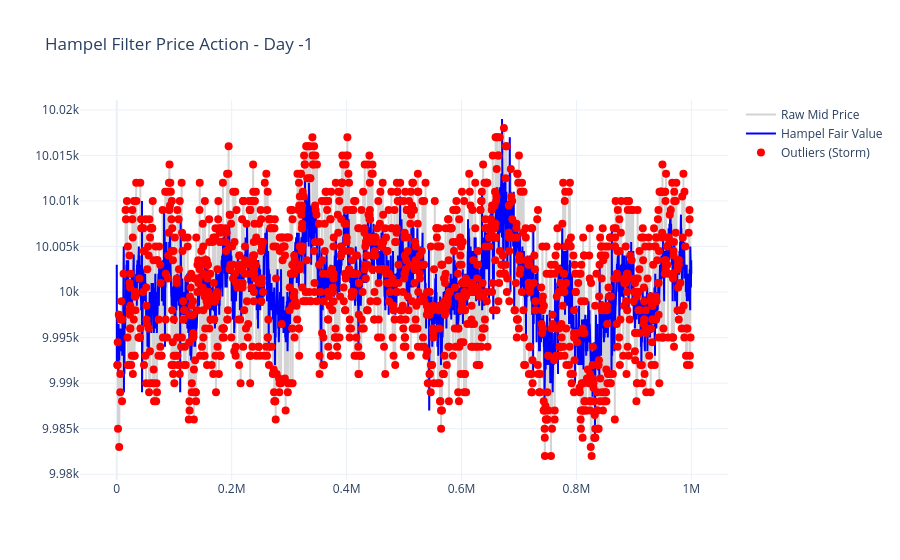

Source (notebook cell):
### Code cell
import numpy as np
import pandas as pd
import scipy.stats as stats
from statsmodels.stats.diagnostic import acorr_ljungbox
import plotly.graph_objects as go

def hampel_filter_pandas(series, window_size=17, n_sigma=3):
    """
    Fast Hampel Filter implementation using pandas rolling windows.
    
    Parameters:
    - series: pd.Series, the price data
    - window_size: int, size of the window (should be odd)
    - n_sigma: float, threshold for outlier detection (standard is 3)
    
    Returns:
    - filtered_series: pd.Series with outliers replaced by rolling median
    - outliers: pd.Series (boolean mask) indicating where outliers were found
    """
    # 1. Calculate rolling median
    L = window_size // 2
    rolling_median = series.rolling(window=window_size, center=True).median()
    
    # 2. Calculate rolling Median Absolute Deviation (MAD)
    # MAD = median(|x_i - median(x)|)
    rolling_mad = series.rolling(window=window_size, center=True).apply(
        lambda x: np.median(np.abs(x - np.median(x))), raw=True
    )
    
    # 3. Scale MAD to be consistent with standard deviation (sigma)
    # For a normal distribution, sigma is approx 1.4826 * MAD
    constant = 1.4826
    rolling_sigma = constant * rolling_mad
    
    # 4. Identify outliers
    # Deviation from median > n_sigma * sigma
    outlier_mask = np.abs(series - rolling_median) > (n_sigma * rolling_sigma)
    
    # 5. Replace outliers with the rolling median
    filtered_series = series.copy()
    filtered_series[outlier_mask] = rolling_median[outlier_mask]
    
    return filtered_series, outlier_mask

# --- Main Analysis Loop ---
days = [-1, -2, 0]
window_size = 17 
n_sigma_threshold = 3 # Adjust to 2.0 for tighter filtering of the bid-ask bounce

for day in days:
    # Filter for the specific product and day
    subset = df_total[(df_total['product'] == "ASH_COATED_OSMIUM") & (df_total['day'] == day)].copy()
    
    if subset.empty:
        continue
    
    # Clean data
    subset['mid_price'] = subset['mid_price'].replace(0, np.nan)
    
    # Apply Hampel Filter
    # We apply this to the mid_price to find the 'Fair Value'
    subset['hampel_mid'], outliers = hampel_filter_pandas(
        subset['mid_price'], 
        window_size=window_size, 
        n_sigma=n_sigma_threshold
    )
    
    # Calculate Residuals (Noise)
    # Noise = Actual Price - Filtered Fair Value
    subset['hampel_residuals'] = subset['mid_price'] - subset['hampel_mid']
    res_clean = subset['hampel_residuals'].dropna()

    if not res_clean.empty:
        # Statistical Tests
        # 1. Ljung-Box for Signal Leakage
        lb_p = acorr_ljungbox(res_clean, lags=[10])['lb_pvalue'].iloc[0]
        
        # 2. Laplace Fit Test
        loc_lap, scale_lap = stats.laplace.fit(res_clean)
        _, laplace_p = stats.kstest(res_clean, 'laplace', args=(loc_lap, scale_lap))
        
        # 3. Kurtosis (Targeting ~3.0 for Laplace)
        kurt = stats.kurtosis(res_clean)

        print(f"\n--- Hampel Analysis: Day {day} ---")
        print(f"Outliers detected: {outliers.sum()} ({100*outliers.sum()/len(subset):.2f}%)")
        print(f"Ljung-Box p: {lb_p:.5f} ({'White Noise' if lb_p > 0.05 else 'Signal Leakage'})")
        print(f"Laplace KS p: {laplace_p:.5f}")
        print(f"Excess Kurtosis: {kurt:.2f}")
        print("-" * 35)

        # Plot 1: The Filtering Effect
        fig_price = go.Figure()
        fig_price.add_trace(go.Scatter(x=subset['timestamp'], y=subset['mid_price'], name='Raw Mid Price', line=dict(color='lightgray')))
        fig_price.add_trace(go.Scatter(x=subset['timestamp'], y=subset['hampel_mid'], name='Hampel Fair Value', line=dict(color='blue')))
        fig_price.add_trace(go.Scatter(x=subset['timestamp'][outliers], y=subset['mid_price'][outliers], 
                                      mode='markers', name='Outliers (Storm)', marker=dict(color='red', size=8)))
        fig_price.update_layout(title=f"Hampel Filter Price Action - Day {day}", template='plotly_white')
        fig_price.show()

        # Plot 2: Residual Distribution
        fig_dist = go.Figure()
        fig_dist.add_trace(go.Histogram(x=res_clean, histnorm='probability density', name='Hampel Residuals', marker_color='gray'))
        
        # Overlay Laplace Fit
        x_range = np.linspace(res_clean.min(), res_clean.max(), 100)
        fig_dist.add_trace(go.Scatter(x=x_range, y=stats.laplace.pdf(x_range, loc_lap, scale_lap), name='Laplace Fit', line=dict(color='red')))
        
        fig_dist.update_layout(title=f"Residual Distribution - Day {day}", template='plotly_white')
        fig_dist.show()

### Figure 1 — Plotly figure (JSON) as saved in the notebook; plotly's stock layout.template omitted (floating-point values rounded to 4 significant figures; data arrays with more than 128 entries replaced by an {"elided": "..."} marker saying what was removed)
{"data": [{"line": {"color": "lightgray"}, "name": "Raw Mid Price", "type": "scatter", "x": {"elided": "10000 int values"}, "y": {"elided": "10000 float values"}}, {"line": {"color": "blue"}, "name": "Hampel Fair Value", "type": "scatter", "x": {"elided": "10000 int values"}, "y": {"elided": "10000 float values"}}, {"marker": {"color": "red", "size": 8}, "mode": "markers", "name": "Outliers (Storm)", "type": "scatter", "x": {"elided": "1577 int values"}, "y": {"elided": "1577 float values"}}], "layout": {"title": {"text": "Hampel Filter Price Action - Day -1"}}}
